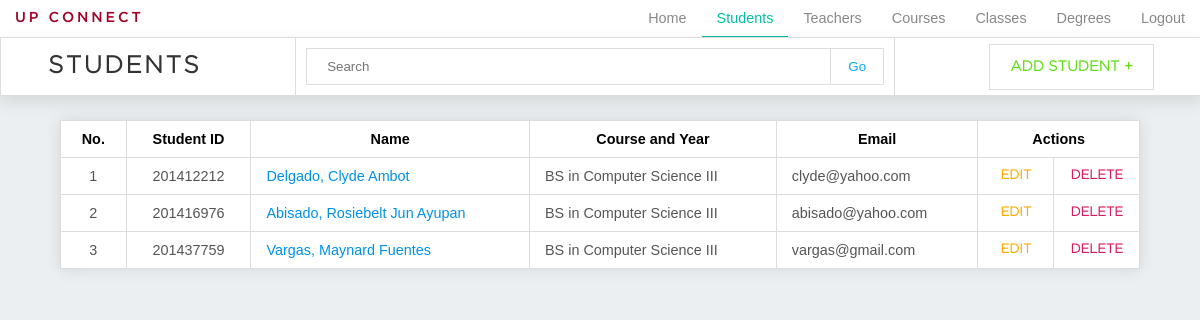
The app's page /admin_students.php, older data.
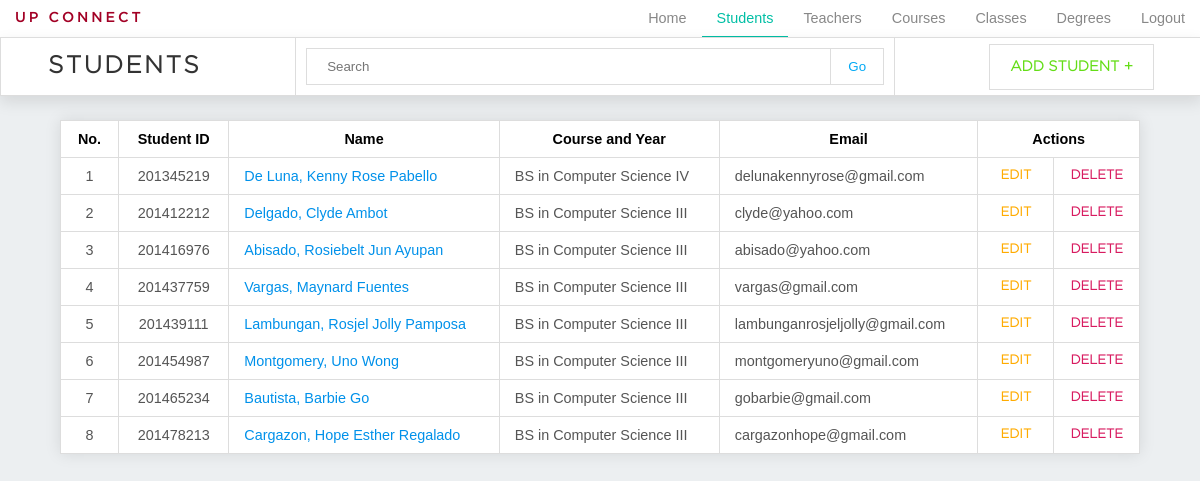
The same page, newer data.
### tables this page shows
CREATE TABLE `student` (
  `student_id` varchar(9) NOT NULL,
  `firstname` varchar(30) NOT NULL,
  `middlename` varchar(30) NOT NULL,
  `lastname` varchar(30) NOT NULL,
  `email` varchar(40) NOT NULL,
  `year_lvl` int(2) NOT NULL,
  `degree_id` int(11) NOT NULL,
  `password` varchar(100) NOT NULL
);

CREATE TABLE `degree` (
  `degree_id` int(11) NOT NULL,
  `degree_name` varchar(30) NOT NULL,
  `description` text NOT NULL
);

### admin_students.php (the view, shortened to what this page needs)
<!DOCTYPE html>
<html>
<head>
	<link rel="stylesheet" type="text/css" href="css/admin/general.css">
	<link rel="stylesheet" type="text/css" href="css/admin/navigation.css">
	<link rel="stylesheet" type="text/css" href="css/admin/search.css">
	<link rel="stylesheet" type="text/css" href="css/admin/table.css">
	<link rel="stylesheet" type="text/css" href="css/admin/modal_add.css">
</head>
<body>
	<?php
		require "connect.php";
		require "admin_nav.php";
	?>
	<div id="container">
		<header class="table-header">
			<a href="admin_students.php" class="current"><h1>Students</h1></a>
			<form action="admin_students" class="search" method="POST">
				<input type="text" name="keyword" placeholder="Search">
				<input type="submit" name="search" value="Go">
			</form>
			<a class="button add" id="add" href="admin_add_student.php">Add Student +</a>
		</header>
		<?php
			if (isset($_POST['search'])) {
				$keyword = $_POST['keyword'];
				$query = "SELECT * FROM student
						  NATURAL JOIN degree
						  WHERE firstname
						  LIKE '%$keyword%'
						  OR lastname
						  LIKE '%$keyword%'
						  OR middlename
						  LIKE '%$keyword%'
						  OR student_id
						  LIKE '%$keyword%'
						  OR email
						  LIKE '%$keyword%'
						  OR degree_name
						  LIKE '%$keyword%'";
			} else{
				$query = "SELECT * FROM student NATURAL JOIN degree";
			}
			$result = mysqli_query($dbconn, $query);
			$data = [];
			if(mysqli_affected_rows($dbconn)){
				while($row = mysqli_fetch_assoc($result)){
				$data[] = $row;
				}
			}
			if(count($data)>0){ ?>
				<table>
					<tr>
						<th>No.</th>
						<th>Student ID</th>
						<th>Name</th>
						<th>Course and Year</th>
						<th>Email</th>
						<th colspan="4">Actions</th>
					</tr>
				<?php
					$number = 1;
					foreach ($data as $value): ?>
					<tr>
						<td class="center"><?=$number;?></td>
						<td class="center"><?=$value['student_id']?></td>
						<td><a href="#" class="linkprofile"><?=$value['lastname'].", ".$value['firstname']." ".$value['middlename']?></a></td>
						<td><?=$value['degree_name']." "?>
							<?php
								if ($value['year_lvl']==1){
									echo "I";
								} else if ($value['year_lvl']==2){
									echo "II";
								} else if ($value['year_lvl']==3){
									echo "III";
								} else if ($value['year_lvl']==4){
									echo "IV";
								}
							?></td>
						<td><?=$value['email']?></td>
						<td class="button-container"><button class="button table edit" id="edit<?=$number?>" onclick="showeditmodal(<?=$value['student_id']?>)">Edit</button></td>
						<td class="button-container"><button class="button table delete" id="delete<?=$number?>" onclick="showdeletemodal(<?=$value['student_id']?>)">Delete</button></td>
					</tr>
				<?php
				$number++;
				endforeach;
				?>
				</table>
				<?php } else { ?>
					<h2 class="no-results">NO RESULTS</h2> <?php
				} ?>
	</div>
</body>
</html>

Row changes from the older to the newer data that the page shows:
added student: student_id "201345219", lastname "De Luna", firstname "Kenny Rose", middlename "Pabello", degree.degree_name "BS in Computer Science", year_lvl "IV", email "delunakennyrose@gmail.com"
added student: student_id "201439111", lastname "Lambungan", firstname "Rosjel Jolly", middlename "Pamposa", degree.degree_name "BS in Computer Science", year_lvl "III", email "lambunganrosjeljolly@gmail.com"
added student: student_id "201454987", lastname "Montgomery", firstname "Uno", middlename "Wong", degree.degree_name "BS in Computer Science", year_lvl "III", email "montgomeryuno@gmail.com"
added student: student_id "201465234", lastname "Bautista", firstname "Barbie", middlename "Go", degree.degree_name "BS in Computer Science", year_lvl "III", email "gobarbie@gmail.com"
added student: student_id "201478213", lastname "Cargazon", firstname "Hope Esther", middlename "Regalado", degree.degree_name "BS in Computer Science", year_lvl "III", email "cargazonhope@gmail.com"
